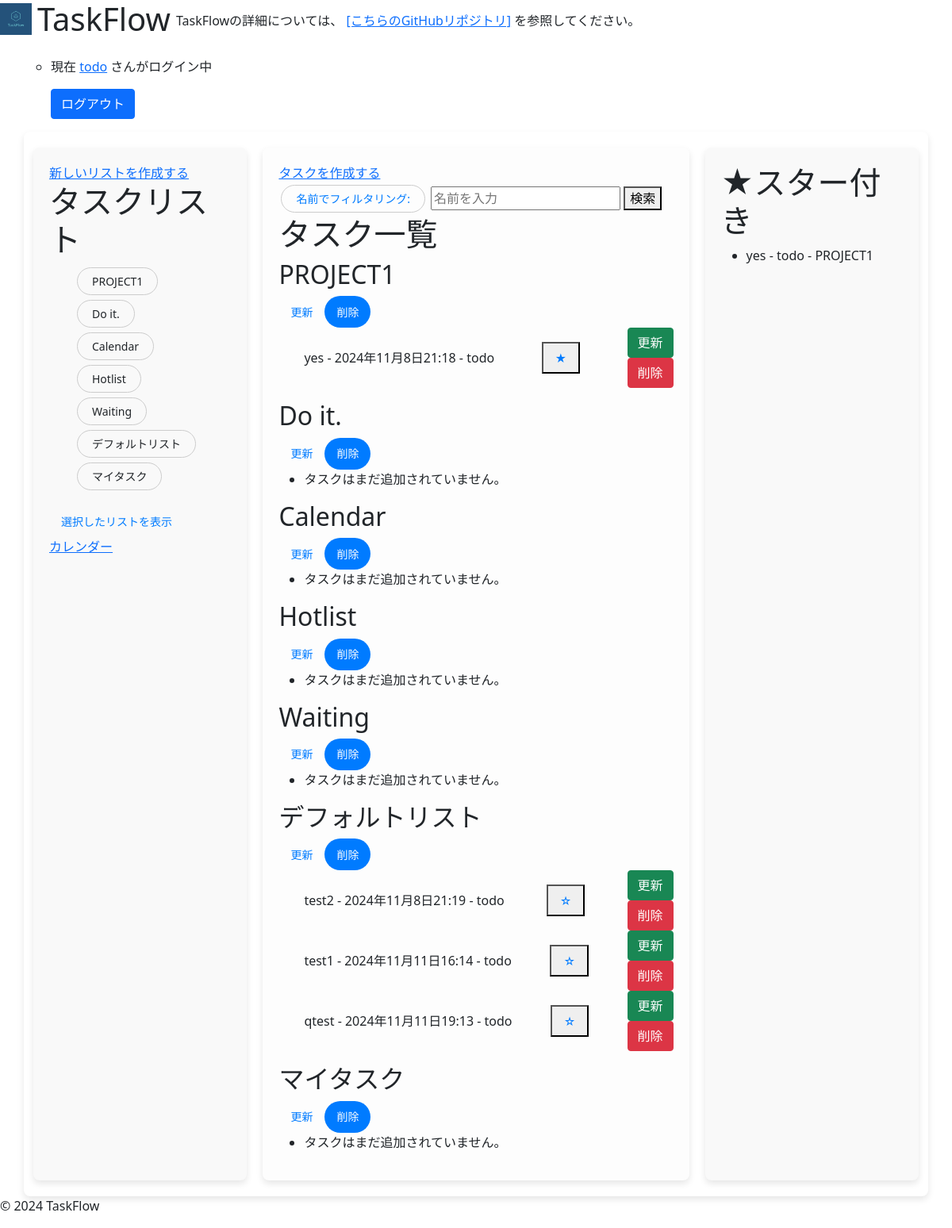
The page /tasks/ (signed in) on the database as committed earlier.
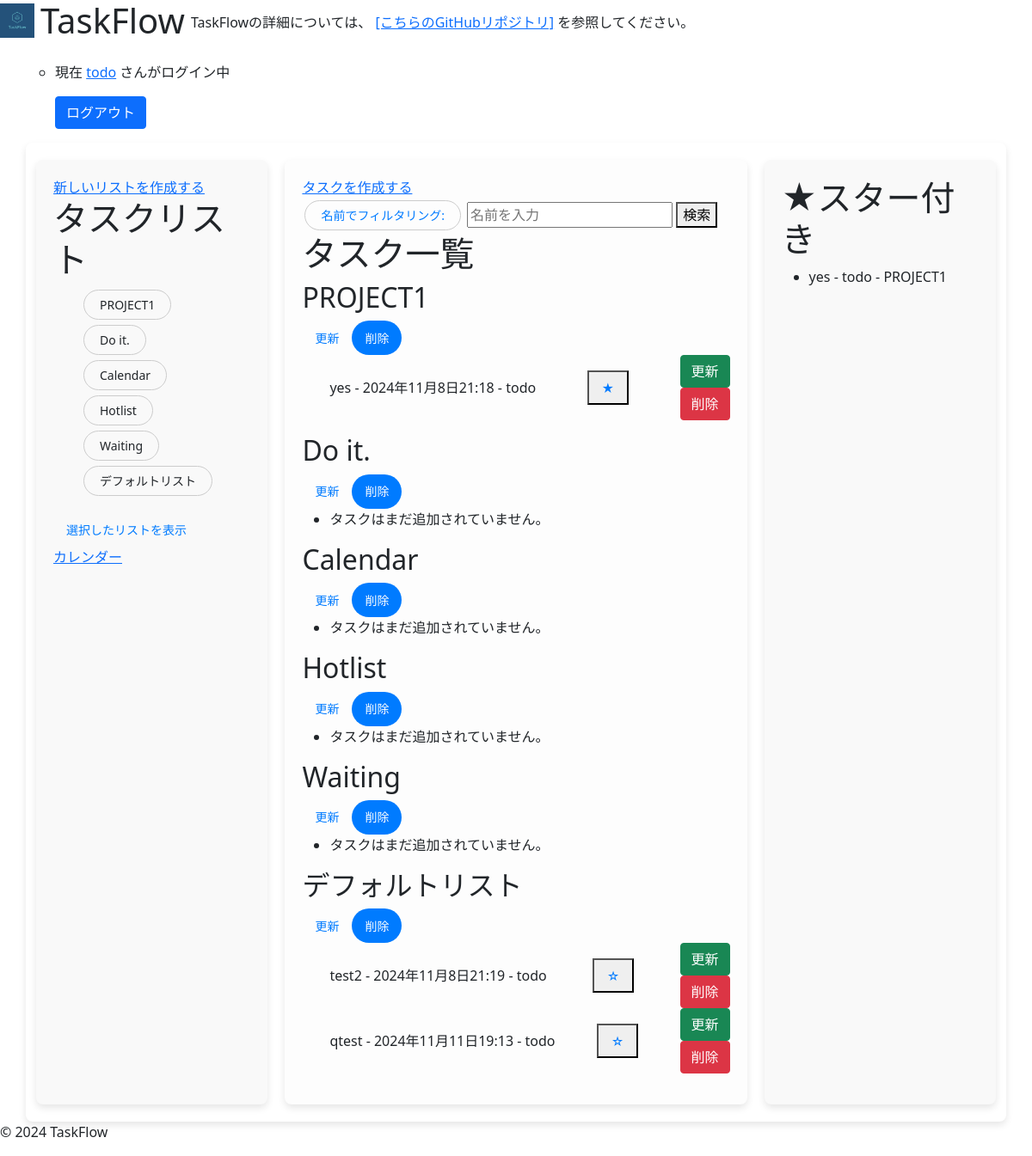
The same page on the database as committed later.
### todo_app/models.py (models this page shows, shortened)
class TaskList(models.Model):
    name=models.CharField(max_length=20) #リスト名

class TaskCreate(models.Model):
    title=models.CharField(max_length=20) #タスクのタイトル
    description=models.TextField(null=True,blank=True) #説明
    due_date=models.DateTimeField(default=timezone.now) #期日
    is_starred=models.BooleanField(default=False) #スターの状態
    user = models.ForeignKey(settings.AUTH_USER_MODEL, on_delete=models.CASCADE) #作成したユーザー
    list=models.ForeignKey(TaskList,on_delete=models.CASCADE,default=1) #リストモデルとの関係

### accounts/models.py (models this page shows)
class CustomUser(AbstractUser):
    username=models.CharField(max_length=20,null=False,unique=True) #ユーザーネーム
    age=models.IntegerField(null=True, blank=True) #年齢
    mail=models.EmailField(max_length=30,null=True, blank=True,unique=True) #メールアドレス

### todo_app/views.py (the view, shortened to what this page needs)
# urls.py: path('tasks/', TaskListView.as_view(), name='task_list'),  # タスク一覧
class TaskListView(ListView):
    model = TaskCreate
    template_name = 'todo_app/task_list.html'
    context_object_name = 'tasks'
    def get_queryset(self):
        return TaskCreate.objects.filter(user=self.request.user)
    def get_context_data(self, **kwargs):
        context = super().get_context_data(**kwargs)
        filter_name = self.request.GET.get('filter_name', '')
        if filter_name:
            context['lists'] = TaskList.objects.filter(name__icontains=filter_name)
            context['filter_message'] = f"検索結果: 名前に 「{filter_name}」 を含むリスト"
        else:
            selected_lists = getattr(self, 'selected_lists', None)
            if selected_lists:
                context['lists'] = TaskList.objects.filter(id__in=selected_lists)
                context['selected_lists'] = selected_lists
            else:
                context['lists'] = TaskList.objects.all()
        context['selected_list_ids'] = [int(id) for id in getattr(self, 'selected_lists', [])]
        return context

### templates/todo_app/task_list.html (shortened to what this page needs)
{% extends 'base.html' %}
{% load static %}
{% block content %}
<div class='container'>
    <div class='list-filter'>
        <a class="list-create" href="{% url 'list_create' %}">新しいリストを作成する</a>
        <h1>タスクリスト</h1>
        <form method="post" action="{% url 'task_list' %}" id="listFilterForm">
            <ul>
                {% for list in lists %}
                    <li style="display: flex; align-items: center; justify-content: space-between;">
                        <label for="checkbox_{{ list.id }}">{{ list.name }}</label>
                    </li>
                {% endfor %}
            </ul>
            <div class="btn-group">
                <button type="submit" class="button">選択したリストを表示</button>
            </div>
        </form>
        <a href="{% url 'only_calendar' %}">カレンダー</a>
    </div>
    <div class='task-list'>
        <a class="task-create" href="{% url 'task_create' %}">タスクを作成する</a>
        <form method="get">
            <label for="filter_name" class="filter-label">名前でフィルタリング:</label>
            <input type="text" name="filter_name" id="filter_name" placeholder="名前を入力">
            <button type="submit">検索</button>
        </form>
        <h1>タスク一覧</h1>
            {% if lists %}
        {% for list in lists %}
            <div class="list-container" onmouseover="showBorder(this)" onmouseout="hideBorder(this)">
                <h2>{{ list.name }}</h2>
                <div class="btn-group">
                    <form action="{% url 'list_update' list.id %}">
                        <button type="submit" class="button">更新</button>
                    </form>
                    <form action="{% url 'list_delete' list.id %}" method="post" onsubmit="return confirmDeleteList();">
                        <button type="submit" class="button clear-selection">削除</button>
                    </form>
                </div>
                <ul class="Sortable" data-list-id="{{list.id}}" id="list_{{list.id}}">
                    {% for task in list.taskcreate_set.all %}
                        <li style="display: flex; align-items: center; justify-content: space-between;">
                            <span>
                                {{ task.title }} - {{ task.due_date }} - {{ task.user.username }}
                            </span>
                            <form action="{% url 'toggle_star' task.id %}" method="post" style="background: none; border: none; cursor: none;">
                                <div class='btn-group'>
                                    <button type="submit">
                                        <span class="{% if task.is_starred %}starred{% else %}not-starred{% endif %}">
                                            {% if task.is_starred %}★{% else %}☆{% endif %}
                                        </span>
                                    </button>
                                </div>
                            </form>
                            <div>
                                <form action="{% url 'task_update' task.id %}" method="get">
                                    <button type="submit" class="btn btn-success">更新</button>
                                </form>
                                <form action="{% url 'task_delete' task.id %}" method="post" onsubmit="return confirmDeleteTask();" class="d-inline">
                                    <button type="submit" class="btn btn-danger">削除</button>
                                </form>
                            </div>
                        </li>
                    {% empty %}
                        <li>タスクはまだ追加されていません。</li>
                    {% endfor %}
                </ul>
            </div>
        {% endfor %}
    {% else %}
        <p>リストが選択されていません。</p>
    {% endif %}
    </div>
    <div class="star-list">
        <h1>★スター付き</h1>
        <ul>
            {% for task in tasks %}
                {% if task.is_starred %}
                    <li>
                        {{ task.title }} - {{ task.user.username }} - {{ task.list.name }}
                    </li>
                {% endif %}
            {% endfor %}
        </ul>
    </div>
</div>
{% endblock %}

Rows that differ between the two databases and show on the page:
removed TaskList: name "マイタスク"
removed TaskCreate: title "test1", due_date "2024年11月11日16:14", user.username "todo", shown under TaskList "デフォルトリスト"
